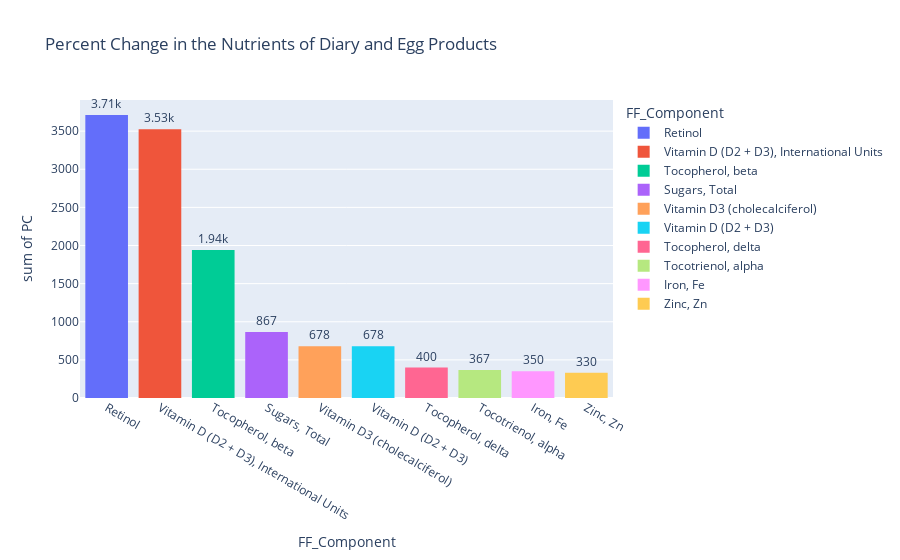

Notebook cell for this chart:
### Markdown cell above
# Diary and Egg Products

### Code cell
# THIS COMMENT SECTION IS ESSENTIALLY THE SAME PROCESS AS EVERY OTHER CODE BLOCK IN THIS NOTEBOOK
# THE ONLY DIFFERENCES WOULD BE THE NEW DATAFRAME NAMES THAT REFER TO THE NUTRIENT IDs AND THE NUTRIENT IDs THEMSELVES.

# IT IS FOR THIS REASON AS TO WHY THERE WILL NOT BE COMMENTS ON OTHER CODE BLOCKS FOR THE DURATION OF THIS IPYNB

# Diary

# import the necessary libraries to make graphs and process data
import pandas as pd
import plotly.express as px

# read the initial data we were given, which is FF_SR data.csv
csv = pd.read_csv('FF_SR_ data.csv')

# from this dataframe, we will create a new only only containing the category a food lies within, the food's name, the nutrient in the food, the SR (Standard Reference)
# mean of that nutrient per 100 grams of that food and the same values for FF (Foundation Foods)
df = csv[['food_category_id','FF Food description','FF_Component','SR Mean per 100g','FF Mean per 100g']]

# this changes the dataframe where if a row contains :, it prints a new filtered data set with this
# the main reasoning for this is to filter out the SFA values which listed times instead of actual names for FF_Components
df = df[df['FF_Component'].str.contains(':') == False]

# inserts a new column labeled as PC (Percent Change), where it takes the difference between the FF and the SR mean and then multiplying it by 100 
# to get an actual % value
df["PC"] = abs((df["FF Mean per 100g"]-df["SR Mean per 100g"])/(df["SR Mean per 100g"])) * 100

# this creates a specific dataframe for a desired food group, which varies (as you'll see throughout this ipynb file)
# in this case the food group we want to focus on is Diary/Egg products which falll under the nutrient id category of 1
DAIRY = df[df['food_category_id'] == 1]

# in order to have an easier time identifying which nutrients, we used the 'ascending=False' parameter to see which ones had the greatest % change
DAIRY = DAIRY.sort_values(by="PC", ascending=False)

# these modify the dataset so it only includes values of nutrients and percent change that have an actual number assigned to them, making the data
# cleaner and easier to work with it
DAIRY = DAIRY[DAIRY['PC'] != 0]
DAIRY = DAIRY[DAIRY['SR Mean per 100g'] != 0]

# this list will also fluctuate depending on the nutrient id we ant to obtain, but it narrows down the top ten (or less) nutrients in each food group to see which ones
# havve changed the most over time
topten = DAIRY[0:11]

# command to add each df for each food category into the same data set
# topten.to_csv('globaldata.csv',mode='a',index=False,header=False)

# make a histogram to get all of the accurate values, with the x-axis being the nutrient names and the y-axis getting the percent change over time (saying this due to the premise of the SR Legacy Dataset)
# 'text_auto' is a function that shows the x-values on the graph, with 'color =' allowing for easier distinction between Nutrients in the same food group
fig = px.histogram(topten, y='PC', x='FF_Component', title='Percent Change in the Nutrients of Diary and Egg Products',text_auto='.3s', color = 'FF_Component')

# further modifications to the graph, adding things like font size, angle, determines whether or not markers are clipped, by setting it to false nothing is cropped out of the graph
# there is virtually no ceiling for the bar graphs, meaning it could values bigger than shown here, while still being in presentable manner
fig.update_traces(textfont_size=12, textangle=0, textposition="outside", cliponaxis=False)

# makes sure that all of this data is in height order
fig.update_layout(barmode='stack', xaxis={'categoryorder':'total descending'})

# presents the graph using the .show() function
fig.show()

### Figure 1 — Plotly figure (JSON) as saved in the notebook; plotly's stock layout.template omitted (floating-point values rounded to 4 significant figures)
{"data": [{"alignmentgroup": "True", "bingroup": "x", "cliponaxis": false, "histfunc": "sum", "hovertemplate": "FF_Component=%{x}<br>sum of PC=%{y}<extra></extra>", "legendgroup": "Retinol", "marker": {"color": "#636efa", "pattern": {"shape": ""}}, "name": "Retinol", "offsetgroup": "Retinol", "orientation": "v", "showlegend": true, "textangle": 0, "textfont": {"size": 12}, "textposition": "outside", "texttemplate": "%{value:.3s}", "type": "histogram", "x": ["Retinol"], "xaxis": "x", "y": [3713.0], "yaxis": "y"}, {"alignmentgroup": "True", "bingroup": "x", "cliponaxis": false, "histfunc": "sum", "hovertemplate": "FF_Component=%{x}<br>sum of PC=%{y}<extra></extra>", "legendgroup": "Vitamin D (D2 + D3), International Units", "marker": {"color": "#EF553B", "pattern": {"shape": ""}}, "name": "Vitamin D (D2 + D3), International Units", "offsetgroup": "Vitamin D (D2 + D3), International Units", "orientation": "v", "showlegend": true, "textangle": 0, "textfont": {"size": 12}, "textposition": "outside", "texttemplate": "%{value:.3s}", "type": "histogram", "x": ["Vitamin D (D2 + D3), International Units", "Vitamin D (D2 + D3), International Units"], "xaxis": "x", "y": [2070, 1455], "yaxis": "y"}, {"alignmentgroup": "True", "bingroup": "x", "cliponaxis": false, "histfunc": "sum", "hovertemplate": "FF_Component=%{x}<br>sum of PC=%{y}<extra></extra>", "legendgroup": "Tocopherol, beta", "marker": {"color": "#00cc96", "pattern": {"shape": ""}}, "name": "Tocopherol, beta", "offsetgroup": "Tocopherol, beta", "orientation": "v", "showlegend": true, "textangle": 0, "textfont": {"size": 12}, "textposition": "outside", "texttemplate": "%{value:.3s}", "type": "histogram", "x": ["Tocopherol, beta"], "xaxis": "x", "y": [1940.0], "yaxis": "y"}, {"alignmentgroup": "True", "bingroup": "x", "cliponaxis": false, "histfunc": "sum", "hovertemplate": "FF_Component=%{x}<br>sum of PC=%{y}<extra></extra>", "legendgroup": "Sugars, Total", "marker": {"color": "#ab63fa", "pattern": {"shape": ""}}, "name": "Sugars, Total", "offsetgroup": "Sugars, Total", "orientation": "v", "showlegend": true, "textangle": 0, "textfont": {"size": 12}, "textposition": "outside", "texttemplate": "%{value:.3s}", "type": "histogram", "x": ["Sugars, Total"], "xaxis": "x", "y": [866.7], "yaxis": "y"}, {"alignmentgroup": "True", "bingroup": "x", "cliponaxis": false, "histfunc": "sum", "hovertemplate": "FF_Component=%{x}<br>sum of PC=%{y}<extra></extra>", "legendgroup": "Vitamin D3 (cholecalciferol)", "marker": {"color": "#FFA15A", "pattern": {"shape": ""}}, "name": "Vitamin D3 (cholecalciferol)", "offsetgroup": "Vitamin D3 (cholecalciferol)", "orientation": "v", "showlegend": true, "textangle": 0, "textfont": {"size": 12}, "textposition": "outside", "texttemplate": "%{value:.3s}", "type": "histogram", "x": ["Vitamin D3 (cholecalciferol)"], "xaxis": "x", "y": [678.3], "yaxis": "y"}, {"alignmentgroup": "True", "bingroup": "x", "cliponaxis": false, "histfunc": "sum", "hovertemplate": "FF_Component=%{x}<br>sum of PC=%{y}<extra></extra>", "legendgroup": "Vitamin D (D2 + D3)", "marker": {"color": "#19d3f3", "pattern": {"shape": ""}}, "name": "Vitamin D (D2 + D3)", "offsetgroup": "Vitamin D (D2 + D3)", "orientation": "v", "showlegend": true, "textangle": 0, "textfont": {"size": 12}, "textposition": "outside", "texttemplate": "%{value:.3s}", "type": "histogram", "x": ["Vitamin D (D2 + D3)"], "xaxis": "x", "y": [678], "yaxis": "y"}, {"alignmentgroup": "True", "bingroup": "x", "cliponaxis": false, "histfunc": "sum", "hovertemplate": "FF_Component=%{x}<br>sum of PC=%{y}<extra></extra>", "legendgroup": "Tocopherol, delta", "marker": {"color": "#FF6692", "pattern": {"shape": ""}}, "name": "Tocopherol, delta", "offsetgroup": "Tocopherol, delta", "orientation": "v", "showlegend": true, "textangle": 0, "textfont": {"size": 12}, "textposition": "outside", "texttemplate": "%{value:.3s}", "type": "histogram", "x": ["Tocopherol, delta"], "xaxis": "x", "y": [400], "yaxis": "y"}, {"alignmentgroup": "True", "bingroup": "x", "cliponaxis": false, "histfunc": "sum", "hovertemplate": "FF_Component=%{x}<br>sum of PC=%{y}<extra></extra>", "legendgroup": "Tocotrienol, alpha", "marker": {"color": "#B6E880", "pattern": {"shape": ""}}, "name": "Tocotrienol, alpha", "offsetgroup": "Tocotrienol, alpha", "orientation": "v", "showlegend": true, "textangle": 0, "textfont": {"size": 12}, "textposition": "outside", "texttemplate": "%{value:.3s}", "type": "histogram", "x": ["Tocotrienol, alpha"], "xaxis": "x", "y": [366.7], "yaxis": "y"}, {"alignmentgroup": "True", "bingroup": "x", "cliponaxis": false, "histfunc": "sum", "hovertemplate": "FF_Component=%{x}<br>sum of PC=%{y}<extra></extra>", "legendgroup": "Iron, Fe", "marker": {"color": "#FF97FF", "pattern": {"shape": ""}}, "name": "Iron, Fe", "offsetgroup": "Iron, Fe", "orientation": "v", "showlegend": true, "textangle": 0, "textfont": {"size": 12}, "textposition": "outside", "texttemplate": "%{value:.3s}", "type": "histogram", "x": ["Iron, Fe"], "xaxis": "x", "y": [350.0], "yaxis": "y"}, {"alignmentgroup": "True", "bingroup": "x", "cliponaxis": false, "histfunc": "sum", "hovertemplate": "FF_Component=%{x}<br>sum of PC=%{y}<extra></extra>", "legendgroup": "Zinc, Zn", "marker": {"color": "#FECB52", "pattern": {"shape": ""}}, "name": "Zinc, Zn", "offsetgroup": "Zinc, Zn", "orientation": "v", "showlegend": true, "textangle": 0, "textfont": {"size": 12}, "textposition": "outside", "texttemplate": "%{value:.3s}", "type": "histogram", "x": ["Zinc, Zn"], "xaxis": "x", "y": [330.0], "yaxis": "y"}], "layout": {"barmode": "relative", "legend": {"title": {"text": "FF_Component"}, "tracegroupgap": 0}, "title": {"text": "Percent Change in the Nutrients of Diary and Egg Products"}, "xaxis": {"anchor": "y", "categoryarray": ["Retinol", "Vitamin D (D2 + D3), International Units", "Tocopherol, beta", "Sugars, Total", "Vitamin D3 (cholecalciferol)", "Vitamin D (D2 + D3)", "Tocopherol, delta", "Tocotrienol, alpha", "Iron, Fe", "Zinc, Zn"], "categoryorder": "array", "domain": [0, 1], "title": {"text": "FF_Component"}}, "yaxis": {"anchor": "x", "domain": [0, 1], "title": {"text": "sum of PC"}}}}
